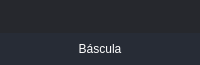
       <widget class="QFrame" name="frame_top">
        <property name="minimumSize">
         <size>
          <width>0</width>
          <height>65</height>
         </size>
        </property>
        <property name="maximumSize">
         <size>
          <width>16777215</width>
          <height>65</height>
         </size>
        </property>
        <property name="styleSheet">
         <string notr="true">background-color: transparent;</string>
        </property>
        <property name="frameShape">
         <enum>QFrame::NoFrame</enum>
        </property>
        <property name="frameShadow">
         <enum>QFrame::Raised</enum>
        </property>
        <layout class="QHBoxLayout" name="horizontalLayout_3">
         <property name="spacing">
          <number>0</number>
         </property>
         <property name="leftMargin">
          <number>0</number>
         </property>
         <property name="topMargin">
          <number>0</number>
         </property>
         <property name="rightMargin">
          <number>0</number>
         </property>
         <property name="bottomMargin">
          <number>0</number>
         </property>
         <item>
          <widget class="QFrame" name="frame_toggle">
           <property name="maximumSize">
            <size>
             <width>70</width>
             <height>16777215</height>
            </size>
           </property>
           <property name="styleSheet">
            <string notr="true">background-color: rgb(27, 29, 35);</string>
           </property>
           <property name="frameShape">
            <enum>QFrame::NoFrame</enum>
           </property>
           <property name="frameShadow">
            <enum>QFrame::Raised</enum>
           </property>
           <layout class="QVBoxLayout" name="verticalLayout_3">
            <property name="spacing">
             <number>0</number>
            </property>
            <property name="leftMargin">
             <number>0</number>
            </property>
            <property name="topMargin">
             <number>0</number>
            </property>
            <property name="rightMargin">
             <number>0</number>
            </property>
            <property name="bottomMargin">
             <number>0</number>
            </property>
           </layout>
          </widget>
         </item>
         <item>
          <widget class="QFrame" name="frame_top_right">
           <property name="styleSheet">
            <string notr="true">background: transparent;</string>
           </property>
           <property name="frameShape">
            <enum>QFrame::NoFrame</enum>
           </property>
           <property name="frameShadow">
            <enum>QFrame::Raised</enum>
           </property>
           <layout class="QVBoxLayout" name="verticalLayout_2">
            <property name="spacing">
             <number>0</number>
            </property>
            <property name="leftMargin">
             <number>0</number>
            </property>
            <property name="topMargin">
             <number>0</number>
            </property>
            <property name="rightMargin">
             <number>0</number>
            </property>
            <property name="bottomMargin">
             <number>0</number>
            </property>
            <item>
             <widget class="QFrame" name="frame_top_btns">
              <property name="maximumSize">
               <size>
                <width>16777215</width>
                <height>42</height>
               </size>
              </property>
              <property name="styleSheet">
               <string notr="true">background-color: rgba(27, 29, 35, 200)</string>
              </property>
              <property name="frameShape">
               <enum>QFrame::NoFrame</enum>
              </property>
              <property name="frameShadow">
               <enum>QFrame::Raised</enum>
              </property>
              <layout class="QHBoxLayout" name="horizontalLayout_4">
               <property name="spacing">
                <number>0</number>
               </property>
               <property name="leftMargin">
                <number>0</number>
               </property>
               <property name="topMargin">
                <number>0</number>
               </property>
               <property name="rightMargin">
                <number>0</number>
               </property>
               <property name="bottomMargin">
                <number>0</number>
               </property>
               <item>
                <widget class="QFrame" name="frame_label_top_btns">
                 <property name="sizePolicy">
                  <sizepolicy hsizetype="Expanding" vsizetype="Preferred">
                   <horstretch>0</horstretch>
                   <verstretch>0</verstretch>
                  </sizepolicy>
                 </property>
                 <property name="frameShape">
                  <enum>QFrame::NoFrame</enum>
                 </property>
                 <property name="frameShadow">
                  <enum>QFrame::Raised</enum>
                 </property>
                 <layout class="QHBoxLayout" name="horizontalLayout_10">
                  <property name="spacing">
                   <number>0</number>
                  </property>
                  <property name="leftMargin">
                   <number>5</number>
                  </property>
                  <property name="topMargin">
                   <number>0</number>
                  </property>
                  <property name="rightMargin">
                   <number>10</number>
                  </property>
                  <property name="bottomMargin">
                   <number>0</number>
                  </property>
                 </layout>
                </widget>
               </item>
               <item alignment="Qt::AlignRight">
                <widget class="QFrame" name="frame_btns_right">
                 <property name="sizePolicy">
                  <sizepolicy hsizetype="Expanding" vsizetype="Preferred">
                   <horstretch>0</horstretch>
                   <verstretch>0</verstretch>
                  </sizepolicy>
                 </property>
                 <property name="maximumSize">
                  <size>
                   <width>120</width>
                   <height>16777215</height>
                  </size>
                 </property>
                 <property name="frameShape">
                  <enum>QFrame::NoFrame</enum>
                 </property>
                 <property name="frameShadow">
                  <enum>QFrame::Raised</enum>
                 </property>
                 <layout class="QHBoxLayout" name="horizontalLayout_5">
                  <property name="spacing">
                   <number>0</number>
                  </property>
                  <property name="leftMargin">
                   <number>0</number>
                  </property>
                  <property name="topMargin">
                   <number>0</number>
                  </property>
                  <property name="rightMargin">
                   <number>0</number>
                  </property>
                  <property name="bottomMargin">
                   <number>0</number>
                  </property>
                 </layout>
                </widget>
               </item>
              </layout>
             </widget>
            </item>
            <item>
             <widget class="QFrame" name="frame_top_info">
              <property name="maximumSize">
               <size>
                <width>16777215</width>
                <height>65</height>
               </size>
              </property>
              <property name="styleSheet">
               <string notr="true">background-color: rgb(39, 44, 54);</string>
              </property>
              <property name="frameShape">
               <enum>QFrame::NoFrame</enum>
              </property>
              <property name="frameShadow">
               <enum>QFrame::Raised</enum>
              </property>
              <layout class="QHBoxLayout" name="horizontalLayout_8">
               <property name="spacing">
                <number>0</number>
               </property>
               <property name="leftMargin">
                <number>10</number>
               </property>
               <property name="topMargin">
                <number>0</number>
               </property>
               <property name="rightMargin">
                <number>10</number>
               </property>
               <property name="bottomMargin">
                <number>0</number>
               </property>
               <item>
                <widget class="QLabel" name="label">
                 <property name="styleSheet">
                  <string notr="true">font: 75 20pt &quot;MS Shell Dlg 2&quot;;
color: rgb(255, 255, 255);</string>
                 </property>
                 <property name="text">
                  <string>Báscula</string>
                 </property>
                 <property name="alignment">
                  <set>Qt::AlignCenter</set>
                 </property>
                </widget>
               </item>
              </layout>
             </widget>
            </item>
           </layout>
          </widget>
         </item>
        </layout>
       </widget>
